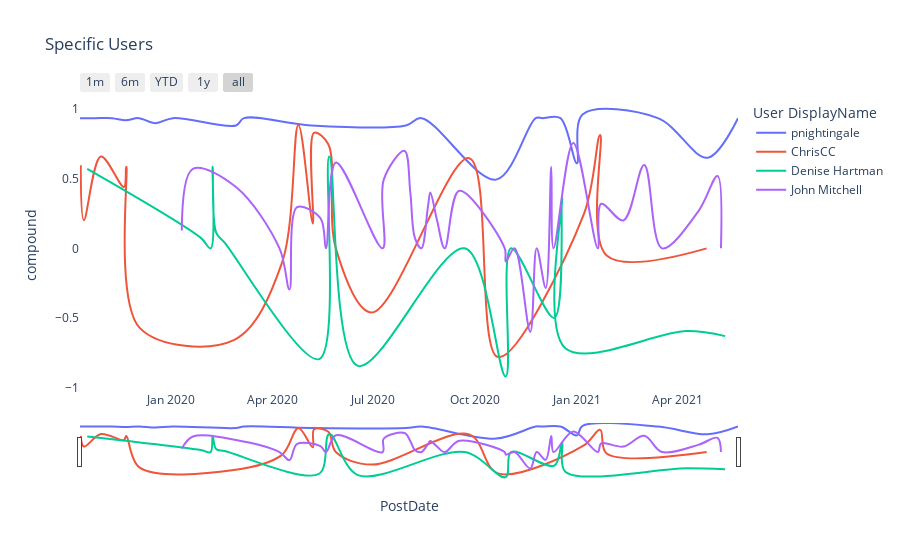

Here is the notebook cell this chart was saved with:
### Markdown cell above
## November seems interesting as a dip in sentiment score for some users, let's chart that

### Code cell
dfNov = dfUserSentimentOverTime.groupby("User DisplayName").filter(lambda x: len(x) > MinimumPostCount)
dfNov_SomeUsers = dfNov[(dfNov['User DisplayName'].str.contains('ChrisCC')) | 
      (dfNov['User DisplayName'].str.contains('Denise Hartman')) |
      (dfNov['User DisplayName'].str.contains('pnightingale')) | 
      (dfNov['User DisplayName'].str.contains('John Mitchell'))]
# dfNov_SomeUsers


MinimumPostCount = 15
fig = px.line(dfNov_SomeUsers, 
              x='PostDate',  
              y='compound', 
              title='Specific Users', 
              color='User DisplayName', 
             line_shape='spline')
fig.update_xaxes(
    rangeslider_visible=True,
    rangeselector=dict(
        buttons=list([
            dict(count=1, label="1m", step="month", stepmode="backward"),
            dict(count=6, label="6m", step="month", stepmode="backward"),
            dict(count=1, label="YTD", step="year", stepmode="todate"),
            dict(count=1, label="1y", step="year", stepmode="backward"),
            dict(step="all")
        ]) 
    )    
)

fig.update_traces(mode='lines')


fig.update_layout({
    'plot_bgcolor': 'rgba(0,0,0,0)', 
    'paper_bgcolor': 'rgba(0,0,0,0)'
})

fig.write_html('NovUserSentimentOverTimeWithSlider.html')
fig.show()

### Figure 1 — Plotly figure (JSON) as saved in the notebook; plotly's stock layout.template omitted (floating-point values rounded to 4 significant figures)
{"data": [{"hovertemplate": "User DisplayName=pnightingale<br>PostDate=%{x}<br>compound=%{y}<extra></extra>", "legendgroup": "pnightingale", "line": {"color": "#636efa", "dash": "solid", "shape": "spline"}, "mode": "lines", "name": "pnightingale", "orientation": "v", "showlegend": true, "type": "scatter", "x": ["2019-10-10T20:56:53.483000", "2019-10-24T16:34:04.713000", "2019-11-08T20:33:59.890000", "2019-11-21T00:07:58.053000", "2019-12-02T21:04:51.460000", "2019-12-17T22:05:31.297000", "2020-01-02T16:36:17.350000", "2020-02-28T12:41:38.880000", "2020-03-06T16:53:23.053000", "2020-05-06T11:33:27.640000", "2020-07-30T14:51:34.690000", "2020-08-13T19:32:19.490000", "2020-10-19T22:07:22.383000", "2020-11-24T15:09:06.143000", "2020-11-30T16:32:19.377000", "2020-12-16T21:46:56.413000", "2020-12-31T18:03:21.660000", "2021-01-05T20:16:38.750000", "2021-03-14T17:29:30.287000", "2021-04-28T14:08:31.080000", "2021-05-25T23:18:10.647000", "2021-05-25T23:21:55.333000"], "xaxis": "x", "y": [0.9359, 0.9359, 0.9359, 0.9199, 0.9359, 0.8999, 0.9359, 0.8832, 0.9359, 0.8832, 0.8832, 0.9359, 0.4939, 0.9359, 0.9359, 0.9359, 0.6114, 0.9617, 0.9359, 0.6514, 0.9359, 0.9359], "yaxis": "y"}, {"hovertemplate": "User DisplayName=ChrisCC<br>PostDate=%{x}<br>compound=%{y}<extra></extra>", "legendgroup": "ChrisCC", "line": {"color": "#EF553B", "dash": "solid", "shape": "spline"}, "mode": "lines", "name": "ChrisCC", "orientation": "v", "showlegend": true, "type": "scatter", "x": ["2019-10-11T13:10:28.983000", "2019-10-14T08:33:18.010000", "2019-10-29T16:46:32.203000", "2019-11-19T11:00:35.740000", "2019-11-21T14:08:12.470000", "2019-12-03T16:06:57.230000", "2020-02-26T12:34:35.337000", "2020-04-09T23:22:33.470000", "2020-04-24T17:33:44.470000", "2020-05-07T17:22:42.663000", "2020-05-08T18:50:29.917000", "2020-05-21T16:17:26.790000", "2020-05-28T11:43:06.343000", "2020-06-29T17:02:31.540000", "2020-09-25T15:10:56.223000", "2020-10-21T14:06:01.427000", "2021-01-07T00:43:54.317000", "2021-01-21T17:46:44.013000", "2021-01-27T13:06:46.710000", "2021-04-27T16:38:41.177000"], "xaxis": "x", "y": [0.598, 0.2023, 0.6597, 0.4404, 0.5859, -0.5719, -0.6597, -0.1027, 0.886, 0.1779, 0.8306, 0.7476, 0, -0.4611, 0.6483, -0.7817, 0.2462, 0.8151, -0.0516, 0], "yaxis": "y"}, {"hovertemplate": "User DisplayName=Denise Hartman<br>PostDate=%{x}<br>compound=%{y}<extra></extra>", "legendgroup": "Denise Hartman", "line": {"color": "#00cc96", "dash": "solid", "shape": "spline"}, "mode": "lines", "name": "Denise Hartman", "orientation": "v", "showlegend": true, "type": "scatter", "x": ["2019-10-17T09:14:34.753000", "2020-01-27T13:06:07.103000", "2020-02-05T15:34:55.653000", "2020-02-07T10:19:14.993000", "2020-02-10T12:23:06.927000", "2020-02-18T09:57:28.060000", "2020-05-13T09:12:49.927000", "2020-05-22T13:38:46.373000", "2020-06-17T09:23:08.720000", "2020-09-21T16:37:39.700000", "2020-10-28T13:28:28.833000", "2020-11-02T09:41:44.807000", "2020-12-11T09:05:13.287000", "2020-12-18T11:11:07.787000", "2020-12-21T08:30:12.503000", "2021-04-09T14:10:26.533000", "2021-05-14T08:27:02.380000"], "xaxis": "x", "y": [0.5719, 0.0772, 0, 0.5859, 0.1154, 0.0387, -0.7964, 0.6597, -0.8449, 0, -0.9209, 0, -0.4998, 0.3612, -0.7184, -0.595, -0.631], "yaxis": "y"}, {"hovertemplate": "User DisplayName=John Mitchell<br>PostDate=%{x}<br>compound=%{y}<extra></extra>", "legendgroup": "John Mitchell", "line": {"color": "#ab63fa", "dash": "solid", "shape": "spline"}, "mode": "lines", "name": "John Mitchell", "orientation": "v", "showlegend": true, "type": "scatter", "x": ["2020-01-10T15:06:17.673000", "2020-01-20T14:25:20.393000", "2020-02-28T10:58:22.157000", "2020-04-07T16:29:10.430000", "2020-04-16T16:12:38.977000", "2020-04-23T13:42:27.423000", "2020-05-14T13:46:07.237000", "2020-05-19T13:23:05.930000", "2020-05-28T13:55:17.233000", "2020-07-09T15:25:26.863000", "2020-07-10T15:53:37.277000", "2020-07-29T09:13:44.577000", "2020-08-03T14:31:32.377000", "2020-08-07T15:34:48.087000", "2020-08-13T14:00:56.303000", "2020-08-19T10:47:49.900000", "2020-08-21T15:36:03.473000", "2020-08-27T14:20:01.203000", "2020-09-03T15:16:17.960000", "2020-09-16T16:33:38.750000", "2020-10-27T16:57:39.520000", "2020-10-28T15:58:04.637000", "2020-11-05T13:57:09.393000", "2020-11-19T16:56:39.440000", "2020-11-25T11:59:22.583000", "2020-12-03T15:45:18.923000", "2020-12-08T15:13:24.930000", "2020-12-10T16:45:56.920000", "2020-12-28T11:57:21.447000", "2021-01-19T14:58:12.793000", "2021-01-22T15:20:52.107000", "2021-02-11T16:40:26.987000", "2021-03-02T11:18:39.363000", "2021-03-18T13:51:25.810000", "2021-04-20T15:43:56.607000", "2021-05-07T11:58:25.423000", "2021-05-10T14:33:41.143000"], "xaxis": "x", "y": [0.128, 0.5719, 0.4404, 0, -0.296, 0.296, 0.2168, 0, 0.6172, 0, 0.4939, 0.7003, 0.4019, 0.0772, 0, 0.296, 0.4019, 0.2047, 0, 0.4137, 0, -0.0941, 0, -0.6007, 0, -0.2846, 0.5859, 0, 0.7579, 0, 0.3204, 0.2007, 0.5994, 0, 0.2714, 0.5204, 0], "yaxis": "y"}], "layout": {"legend": {"title": {"text": "User DisplayName"}, "tracegroupgap": 0}, "paper_bgcolor": "rgba(0,0,0,0)", "plot_bgcolor": "rgba(0,0,0,0)", "title": {"text": "Specific Users"}, "xaxis": {"anchor": "y", "domain": [0, 1], "rangeselector": {"buttons": [{"count": 1, "label": "1m", "step": "month", "stepmode": "backward"}, {"count": 6, "label": "6m", "step": "month", "stepmode": "backward"}, {"count": 1, "label": "YTD", "step": "year", "stepmode": "todate"}, {"count": 1, "label": "1y", "step": "year", "stepmode": "backward"}, {"step": "all"}]}, "rangeslider": {"visible": true}, "title": {"text": "PostDate"}}, "yaxis": {"anchor": "x", "domain": [0, 1], "title": {"text": "compound"}}}}
